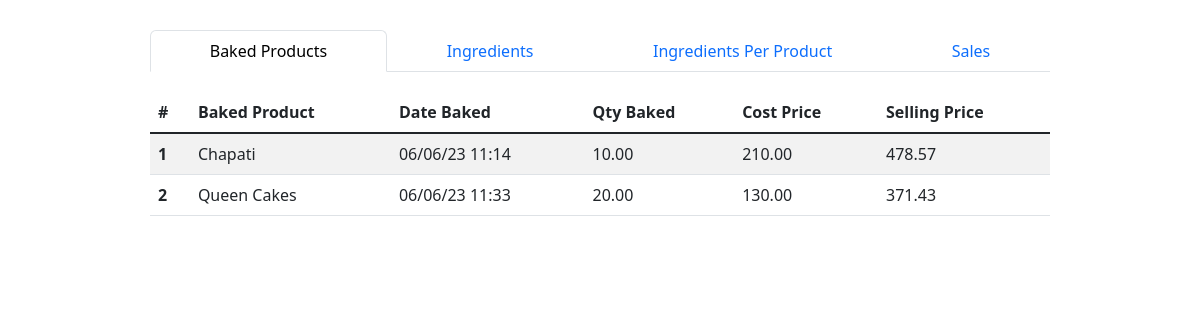
Page /analytics (signed in) on the committed database.
### app.py (models this page shows, shortened)
class BakedProduct(db.Model):
    id = db.Column(db.Integer, primary_key=True)
    name_id = db.Column(db.Integer, db.ForeignKey('baked_product_name.id'), nullable=False)
    quantity = db.Column(db.DECIMAL(precision=8, scale=2), nullable=False)
    cost_price = db.Column(db.DECIMAL(precision=8, scale=2), nullable=False)
    selling_price = db.Column(db.DECIMAL(precision=8, scale=2), nullable=False)
    date_baked = db.Column(db.DateTime, default=datetime.datetime.utcnow)
    unit_of_measurement_id = db.Column(db.Integer, db.ForeignKey('unit_of_measurement.id'), nullable=False)
    ingredients = db.relationship('BakedProductIngredient', backref='baked_product', lazy=True)
    user_id = db.Column(db.Integer, db.ForeignKey('user.id'), nullable=False)
    user = db.relationship('User', backref=db.backref('baked_products', lazy=True))

class BakedProductName(db.Model):
    id = db.Column(db.Integer, primary_key=True)
    name = db.Column(db.String(100), nullable=False)
    user_id = db.Column(db.Integer, db.ForeignKey('user.id'), nullable=False)

### app.py (the view)
@app.route('/analytics')
@login_required
def analytics():
    user_id = current_user.id
    start_date, end_date = get_past_week_dates()
    top_ingredient_ids = db.session.query(
        BakedProductIngredient.product_id,
        func.sum(BakedProductIngredient.quantity).label('total_quantity')
    ).join(BakedProduct).filter(
        BakedProduct.date_baked.between(start_date, end_date)
    ).group_by(BakedProductIngredient.product_id).order_by(
        func.sum(BakedProductIngredient.quantity).desc()
    ).subquery()
    total_quantity = db.session.query(func.sum(top_ingredient_ids.c.total_quantity)).scalar()
    top_ingredients = db.session.query(
        Product.name,
        top_ingredient_ids.c.total_quantity,
        UnitOfMeasurement.name,
        Product.quantity
    ).join(top_ingredient_ids, Product.id == top_ingredient_ids.c.product_id).join(
        UnitOfMeasurement, Product.unit_of_measurement_id == UnitOfMeasurement.id
    ).filter(
        Product.user_id == user_id
    ).all()
    top_ingredients_with_percentage = []
    for ingredient in top_ingredients:
        name = ingredient[0]
        quantity = ingredient[1]
        unit = ingredient[2]
        quantity_remaining = ingredient[3]
        percentage = round((quantity / (quantity + quantity_remaining)) * 100)
        top_ingredients_with_percentage.append((name, quantity, unit, percentage, quantity_remaining))
    top_ingredients_with_index = [(index + 1, ingredient) for index, ingredient in enumerate(top_ingredients_with_percentage)]
    baked_products = db.session.query(
        BakedProduct,
        BakedProductName.name
    ).join(
        BakedProductName, BakedProduct.name_id == BakedProductName.id
    ).filter(
        BakedProduct.user_id == user_id,
        BakedProduct.date_baked.between(start_date, end_date)
    ).order_by(BakedProduct.date_baked).all()
    table_data = []
    for index, (baked_product, product_name) in enumerate(baked_products, start=1):
        table_data.append({
            'Index': index,
            'Baked Product Name': product_name,
            'Cost Price': baked_product.cost_price,
            'Selling Price': baked_product.selling_price,
            'Quantity Baked': baked_product.quantity,
            'Date Baked': baked_product.date_baked
        })
    baked_products = BakedProduct.query.filter_by(user_id=user_id).all()
    unique_ingredients = set(ingredient.product_id for product in baked_products for ingredient in product.ingredients)
    total_unique_ingredients = len(unique_ingredients)
    baked_product_percentages = [
        (product, len(product.ingredients), round((len(product.ingredients) / total_unique_ingredients) * 100, 2))
        for product in baked_products
    ]
    baked_product_names = BakedProductName.query.filter_by(user_id=user_id).all()
    baked_product_names_dict = {name.id: name.name for name in baked_product_names}
    baked_product_percentages_with_names = [
        (baked_product_names_dict.get(product.name_id), *product_data)
        for product, *product_data in baked_product_percentages
    ]
    return render_template('analytics.html',
                           top_ingredients_with_index=top_ingredients_with_index,
                           table_data=table_data,
                           get_unit_of_measurement_name=get_unit_of_measurement_name,
                           baked_product_percentages=baked_product_percentages_with_names,
                           get_product_status=get_product_status,
                           get_category_name=get_category_name)

### app.py (called while the page is built)
@login_manager.user_loader
def load_user(user_id):
    return User.query.get(int(user_id))

def get_past_week_dates():
    end_date = datetime.datetime.now()
    start_date = end_date - datetime.timedelta(days=7)
    return start_date, end_date

### templates/analytics.html (shortened to what this page needs)
<!DOCTYPE html>
<html lang="en">
<head>
    <link href="https://cdn.jsdelivr.net/npm/bootstrap@5.3.0-alpha3/dist/css/bootstrap.min.css" rel="stylesheet">
    <link rel="stylesheet" href="/static/styles/analytics.css">
</head>
<body>
    <div id="container">
        <div>
            <nav class="nav  flex-column flex-sm-row">
                <div class="nav nav-tabs" id="nav-tab" role="tablist">
                  <button class="nav-link active flex-sm-fill text-sm-center" id="nav-baked-tab" data-bs-toggle="tab" data-bs-target="#nav-baked" type="button" role="tab" aria-controls="nav-baked" aria-selected="true">Baked Products</button>
                  <button class="nav-link flex-sm-fill text-sm-center" id="nav-ingredients-tab" data-bs-toggle="tab" data-bs-target="#nav-ingredients" type="button" role="tab" aria-controls="nav-ingredients" aria-selected="false">Ingredients</button>
                  <button class="nav-link flex-sm-fill text-sm-center" id="nav-ingredients/product-tab" data-bs-toggle="tab" data-bs-target="#nav-ingredients/product" type="button" role="tab" aria-controls="nav-ingredients/product" aria-selected="false">Ingredients Per Product</button>
                  <button class="nav-link flex-sm-fill text-sm-center" id="nav-sales-tab" data-bs-toggle="tab" data-bs-target="#nav-sales" type="button" role="tab" aria-controls="nav-sales" aria-selected="false">Sales</button>
                </div>
            </nav>
            <div class="tab-content" id="nav-tabContent">
                <div class="tab-pane fade show active table-responsive" id="nav-baked" role="tabpanel" aria-labelledby="nav-baked-tab" tabindex="0">
                    <table class="table table-striped">
                        <thead class="sticky-top">
                          <tr>
                            <th scope="col">#</th>
                            <th scope="col">Baked Product</th>
                            <th scope="col">Date Baked</th>
                            <th scope="col">Qty Baked</th>
                            <th scope="col">Cost Price</th>
                            <th scope="col">Selling Price</th>
                          </tr>
                        </thead>
                        <tbody class="table-group-divider">
                          {% for row in table_data %}
                            <tr>
                              <th scope="row">{{ row['Index'] }}</th>
                              <td>{{ row['Baked Product Name'] }}</td>
                              <td>{{ row['Date Baked'].strftime('%d/%m/%y %H:%M') }}</td>
                              <td>{{ row['Quantity Baked'] }}</td>
                              <td>{{ row['Cost Price'] }}</td>
                              <td>{{ row['Selling Price'] }}</td>
                            </tr>
                          {% endfor %}
                        </tbody>
                      </table>
                </div>
            </div>
        </div>
    </div>
</body>
</html>

### static/styles/analytics.css (style rules this page uses)
body { margin: 0; padding: 0; box-sizing: border-box; display: flex; justify-content: center; align-items: center; }
#container { width: 75vw; display: flex; justify-content: space-evenly; margin-top: 30px; }
#container div { width: 100%; }
#nav-tabContent { margin-top: 20px; }

### rows in the picture
BakedProduct: Index "1", name "Chapati", date_baked "06/06/23 11:14", quantity "10.00", cost_price "210.00", selling_price "478.57"
BakedProduct: Index "2", name "Queen Cakes", date_baked "06/06/23 11:33", quantity "20.00", cost_price "130.00", selling_price "371.43"
